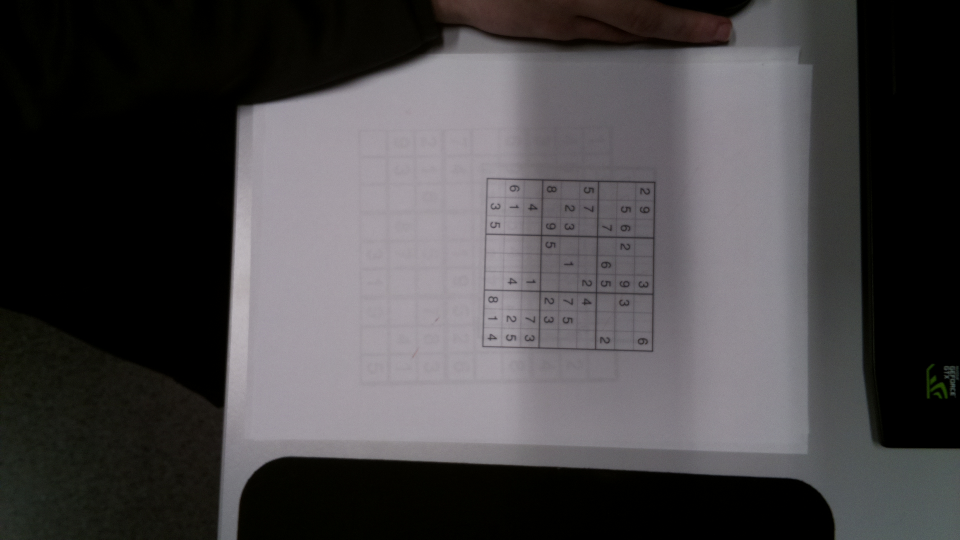
#> input picture data/data_test/Sudoku1/sudoku_1.jpg, 1920 x 1080 px (shown at 1/2 size)
$ python rotate_image.py -i ../data/data_test/Sudoku1/sudoku_1.jpg
#> lines starting #> are read from the running program, lines starting #| are printed output that depends on the picture; after the words box and inside, x2 and y2 are one past the last pixel; in counts of white or black regions, pixels touching at a corner belong together
### code_case/utils.py
# -*- coding: utf-8 -*-
"""
Created on Sat Apr  1 22:50:50 2023

@author: horry
"""

import argparse
import pathlib
from typing import Optional

import cv2
import matplotlib.pyplot as plt
import numpy as np

def get_base_parser(desc: str):
    parser = argparse.ArgumentParser(desc)
    parser.add_argument("--input", "-i", help="input image in jpg por png", type=pathlib.Path)
    parser.add_argument("--output", "-o", help="output directory", type=pathlib.Path, default=None)
    return parser

def read(path: pathlib.Path) -> np.ndarray:
    img = cv2.imread(str(path), cv2.IMREAD_GRAYSCALE)
#> img: shape (1080, 1920); min 0, max 191, mean 70
    return img.astype(np.uint8)

# [16 lines left out: function iprint, not called in this run]

def get_output_path(
        input_path: pathlib.Path,
        suffix: str="_rotated",
        out: Optional[pathlib.Path]=None) -> pathlib.Path:
    """Get the proper output path given the input path and a suffix.

    If the out path is None, then the directory of the output will be the input
    directory. The results has the same name as the input path but a suffix is
    added


    Parameters
    ----------
    input_path : pathlib.Path
        path of the input
    suffix : str, optional
        suffix to add to the output name. The default is "_rotated".
    out : Optional[pathlib.Path], optional
        output dir if None, the output dir is the input dir. The default is
        None.

    Returns
    -------
    pathlib.Path
        Path of the output file

    """
    output_path = input_path.parent
    output_name = input_path.stem + suffix
    output_suffix = input_path.suffix
    if out is not None:
        output_path = out
        output_path.mkdir(parents=True, exist_ok=True)
    return output_path / f"{output_name}{output_suffix}"


def detect_hough_line_canny(img: np.ndarray,is_plot_edges: bool) -> np.ndarray:
    """
    Detect the lines in an image.

    Parameters
    ----------
    img : np.ndarray
        input image.
    is_plot_edges : bool
        do we plot the edges or not.

    Returns
    -------
    lines : np.ndarray
        Detected lines

    """
    edges = cv2.Canny(img, 50, 200)
    if is_plot_edges:
        iprint(edges)
    lines = cv2.HoughLinesP(edges, 1, np.pi/180, 150, minLineLength=100, maxLineGap=250)
    return lines


# [19 lines left out: function detect_hough_line_sobel, not called in this run]


### code_case/rotate_image.py
# -*- coding: utf-8 -*-
"""
Created on Sat Apr  1 21:41:05 2023

@author: horry
"""
import argparse
import pathlib
import time
from typing import Optional

import cv2
import matplotlib.pyplot as plt
import numpy as np
import skimage
import skimage.transform as skt

import utils


def find_angle_lines(lines: np.ndarray) -> float:

    array_angle = np.round(np.degrees((np.arctan2( lines[:,0,1]-lines[:,0,3] , lines[:,0,0]-lines[:,0,2] )))%90,2)
    max_angle_count = 0
    for ang in array_angle:
        if(max_angle_count < np.count_nonzero(array_angle == ang) ):
            max_angle_count = np.count_nonzero(array_angle == ang)
            angle = ang
    return angle

def find_rotation(img: np.ndarray, is_plot_edges: bool) -> float:
    lines = utils.detect_hough_line_canny(img, is_plot_edges)
    angle = find_angle_lines(lines)
    return angle

def rotate(img: np.ndarray, is_plot_edges: bool) -> np.ndarray:
    """
    Given an angle rotate the image correctly

    Parameters
    ----------
    img : np.ndarray
        DESCRIPTION.

    Returns
    -------
    TYPE
        DESCRIPTION.

    """
    angle = find_rotation(img, is_plot_edges)
#> in detect_hough_line_canny, `edges = cv2.Canny(img, 50, 200)`:
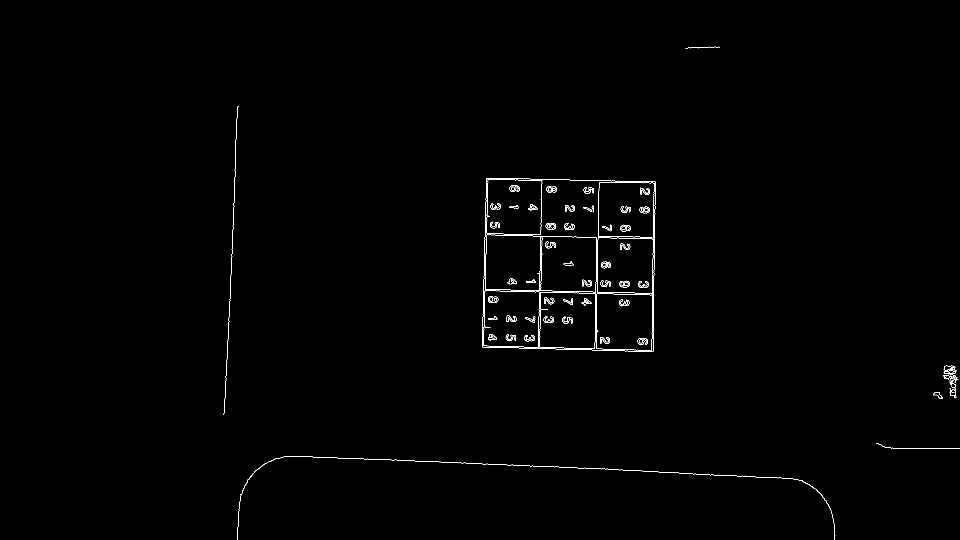
#> edges: shape (1080, 1920) (shown at 1/2 size); 0.55% white in thin lines or dots, all inside (x1, y1, x2, y2) = (446, 93, 1920, 1080)
#> in detect_hough_line_canny, `lines = cv2.HoughLinesP(edges, 1, np.pi/180, 150, minLineLength=100, m..`: lines = [[1111, 933, 1594, 958], [459, 626, 474, 215], [1192, 700, 1198, 361], [1305, 703, 1310, 376], [576, 913, 930, 925], [1185, 937, 1195, 361], [1302, 703, 1307, 363], [1073, 932, 1083, 358], [965, 694, 1306, 700], [973, 356, 1100, 358], [973, 357, 1306, 362], [1075, 932, 1083, 473]]
#> in find_angle_lines, `array_angle = np.round(np.degrees((np.arctan2( lines[:,0,1]-lines[:,0,..`: array_angle = [2.96, 2.09, 1.01, 0.88, 1.94, 0.99, 0.84, 1, 1.01, 0.9, 0.86, 1]
#> the loop in find_angle_lines, `for ang in array_angle:` made 12 passes
#> (ang, max_angle_count, angle) on passes 1, 3: (2.96, 1, 2.96), (1.01, 2, 1.01)
#> ang on passes 2, 4, 5, 6, 7, 8: 2.09, 0.88, 1.94, 0.99, 0.84, 1
#> after the loop in find_angle_lines, `for ang in array_angle:`: angle = 1.01; max_angle_count = 2
#> in find_rotation, `angle = find_angle_lines(lines)`: angle = 1.01
#> angle = 1.01
    center = tuple(map(lambda x: x/2, img.shape[:2]))
#> center = (540, 960)
    rotated = skt.rotate(img, angle, center=center,resize=True)
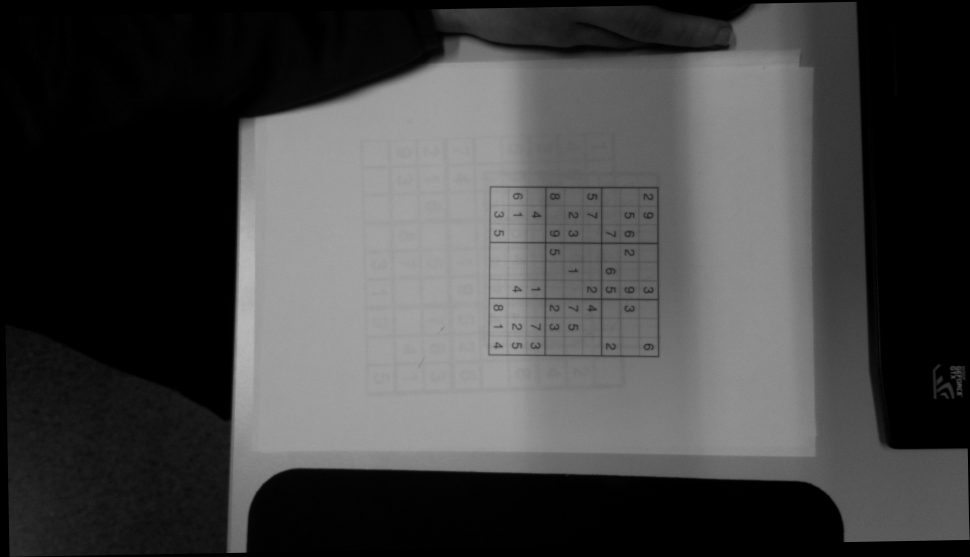
#> rotated: shape (1114, 1939) float64 (shown at 1/2 size); min 0, max 0.747, mean 0.264
    return (256*rotated).astype(np.uint8)


if __name__ == "__main__":
    parser = utils.get_base_parser("Function to rotate a file")
    parser.add_argument("--save-edges", help="save the edges", action="store_true")
    args = parser.parse_args()
    # read image
    img = utils.read(args.input)
    t = time.time()
    rotated = rotate(img, args.save_edges)
    print(f" time to rotate: {time.time() - t}")
    out_path = utils.get_output_path(args.input, "_rotated", args.output)
    cv2.imwrite(str(out_path), rotated)
